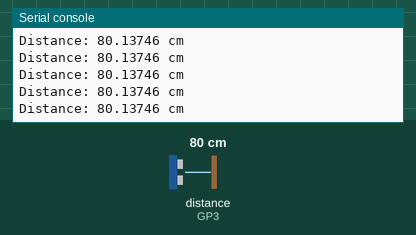
This program was run on a simulated Raspberry Pi Pico running MicroPython. Parts: the last lines printed to the serial console. Inputs (shaded band) come from the test bench; at power-on: distance to the obstacle (sensor on GP3) 80 cm. The echo pulse lasts 58.3 µs per cm.

Above: at 1.2 s.
1.3 s: distance to the obstacle (sensor on GP3) set to 2 cm
At 1.38 s:
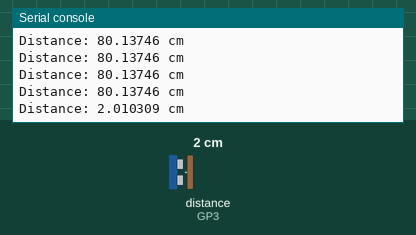
2.8 s: distance to the obstacle (sensor on GP3) set to 4 cm
At 2.89 s:
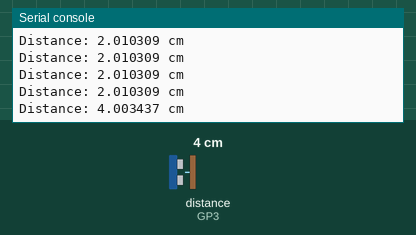
Timing chart, 0 to 5.8 s (numbered marks = the images above; inputs shaded):
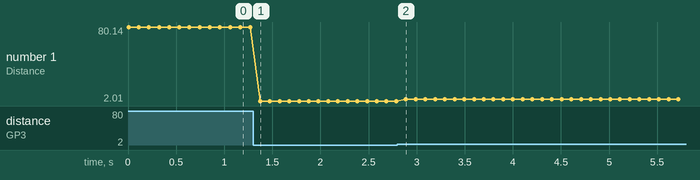

Measured:
- after the input at 1.3 s, the serial console: prints a new line after 0.07 s (image 1)
- after the input at 2.8 s, the serial console: prints a new line after 0.09 s (image 2)
- plotted number 1: 80.14 → 2.01 after the input at 1.3 s, 2.01 → 4 after the input at 2.8 s

The program:

ultrasonic_sensor_HC-SR04.py
```python
import machine, time
from machine import Pin

__version__ = '0.2.0'
__author__ = 'Roberto Sánchez'
__license__ = "Apache License 2.0. https://www.apache.org/licenses/LICENSE-2.0"

class HCSR04:
    """
    Driver to use the ultrasonic sensor HC-SR04.
    The sensor range is between 2cm and 4m.
    The timeouts received listening to echo pin are converted to OSError('Out of range')
    """
    # echo_timeout_us is based in chip range limit (400cm)
    def __init__(self, trigger_pin, echo_pin, echo_timeout_us=500*2*30):
        """
        trigger_pin: Output pin to send pulses
        echo_pin: Readonly pin to measure the distance. The pin should be protected with 1k resistor
        echo_timeout_us: Timeout in microseconds to listen to echo pin.
        By default is based in sensor limit range (4m)
        """
        self.echo_timeout_us = echo_timeout_us
        # Init trigger pin (out)
        self.trigger = Pin(trigger_pin, mode=Pin.OUT, pull=None)
        self.trigger.value(0)

        # Init echo pin (in)
        self.echo = Pin(echo_pin, mode=Pin.IN, pull=None)

    def test_echo(self):
        return self.echo()

    def _send_pulse_and_wait(self):
        """
        Send the pulse to trigger and listen on echo pin.
        We use the method `machine.time_pulse_us()` to get the microseconds until the echo is received.
        """
        self.trigger.value(0) # Stabilize the sensor
        time.sleep_us(5)
        self.trigger.value(1)
        # Send a 10us pulse.
        time.sleep_us(10)
        self.trigger.value(0)
        try:
            pulse_time = machine.time_pulse_us(self.echo, 1, self.echo_timeout_us)
            return pulse_time
        except OSError as ex:
            if ex.args[0] == 110: # 110 = ETIMEDOUT
                raise OSError('Out of range')
            raise ex

    def distance_mm(self):
        """
        Get the distance in milimeters without floating point operations.
        """
        pulse_time = self._send_pulse_and_wait()

        # To calculate the distance we get the pulse_time and divide it by 2
        # (the pulse walk the distance twice) and by 29.1 becasue
        # the sound speed on air (343.2 m/s), that It's equivalent to
        # 0.34320 mm/us that is 1mm each 2.91us
        # pulse_time // 2 // 2.91 -> pulse_time // 5.82 -> pulse_time * 100 // 582
        mm = pulse_time * 100 // 582
        return mm

    def distance_cm(self):
        """
        Get the distance in centimeters with floating point operations.
        It returns a float
        """
        pulse_time = self._send_pulse_and_wait()

        # To calculate the distance we get the pulse_time and divide it by 2
        # (the pulse walk the distance twice) and by 29.1 becasue
        # the sound speed on air (343.2 m/s), that It's equivalent to
        # 0.034320 cm/us that is 1cm each 29.1us
        cms = (pulse_time / 2) / 29.1
        return cms


sensor = HCSR04(trigger_pin=2, echo_pin=3, echo_timeout_us=10000)

print(sensor.test_echo())


while True:
    distance = sensor.distance_cm()
    if distance > 0: print('Distance:', distance, 'cm')
    time.sleep(0.1)
```
